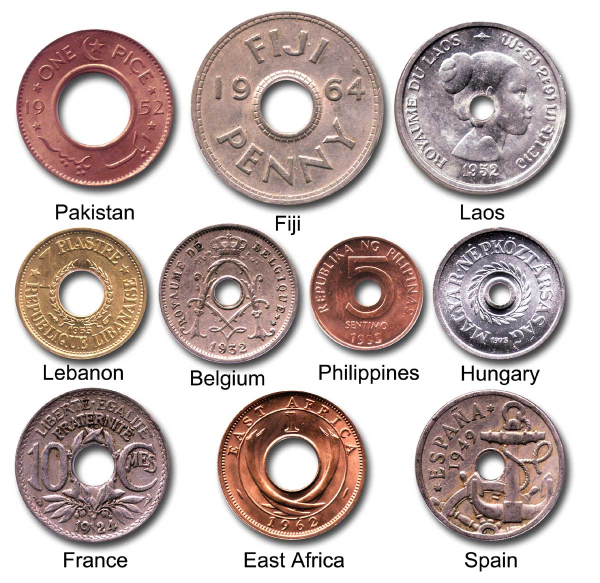
#> input picture 2/coins3.jpg, 1200 x 1166 px (shown at 1/2 size)
$ python cvis40A.py --image coins3.jpg   (Python 2 division)   (older library calls are emulated)
#> lines starting #> are read from the running program, lines starting #| are printed output that depends on the picture; after the words box and inside, x2 and y2 are one past the last pixel; in counts of white or black regions, pixels touching at a corner belong together
# Contour detection using Canny edge detection

import cv2
import numpy as np
import argparse

def shrink(image, maxWidth=300):
    w = image.shape[1]
    h = image.shape[0]
    if w <= maxWidth:
        return image
    newHeight = int(float(maxWidth)*h/w+0.5)
    return cv2.resize(image, (maxWidth, newHeight))

file_name = "bm.jpg"
blur = 9
lower = 30
upper = 150
resize = 'N'
ap = argparse.ArgumentParser()
ap.add_argument("-i", "--image",  required = False, help = "Path to the image")
ap.add_argument("-b", "--blur",   required = False, help = "Blurring neighbourhood")
ap.add_argument("-l", "--lower",  required = False, help = "Lower threshold")
ap.add_argument("-u", "--upper",  required = False, help = "Uppder threshold")
ap.add_argument("-r", "--resize", required = False, help = "Resize display Y/N")
args = vars(ap.parse_args())
print args
if not args['image']==None: file_name = args['image']
if not args['blur']==None: blur = int(args['blur'])
if not args['lower']==None: lower = int(args['lower'])
if not args['upper']==None: upper = int(args['upper'])
if not args['resize']==None: resize = args['resize']

print file_name, blur, lower, upper, resize

original_img = cv2.imread(file_name) # color image is needed later
#> original_img is the input picture: shape (1166, 1200, 3); mean B, G, R 180.3, 183.2, 197.8
img = cv2.cvtColor (original_img, cv2.COLOR_BGR2GRAY)
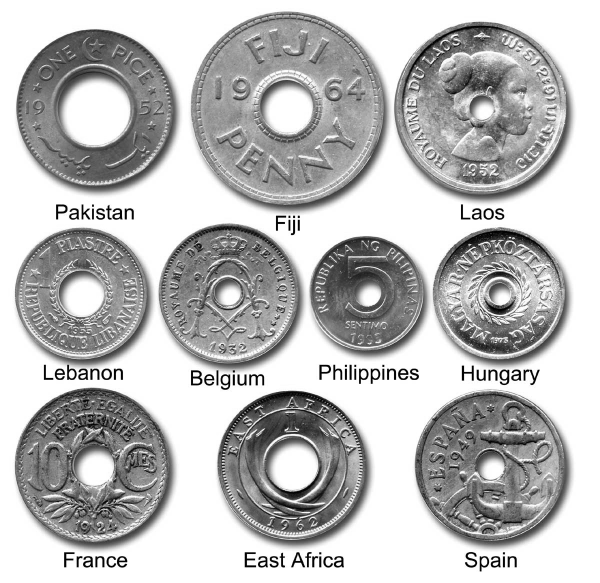
#> img: shape (1166, 1200) (shown at 1/2 size); min 0, max 255, mean 187.2
print img.shape
#| (1166, 1200)

blurred = cv2.GaussianBlur(img, (blur, blur), 0) # this parameter needs careful tuning

edges = cv2.Canny (blurred, 255, lower, upper)
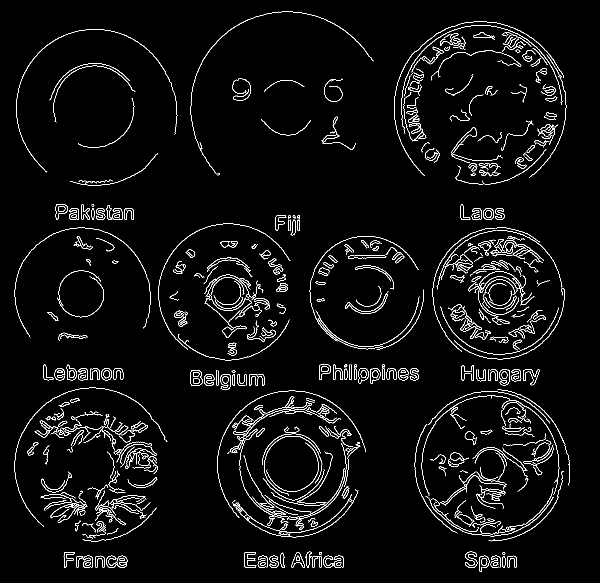
#> edges: shape (1166, 1200) (shown at 1/2 size); 3.8% white in thin lines or dots, all inside (x1, y1, x2, y2) = (29, 23, 1140, 1144)
print edges.shape
#| (1166, 1200)

# ** Finding contours is destructive to the image **
# Make a copy before fining contours
(junk_img, contours, hierarchy) = cv2.findContours(edges.copy(), cv2.RETR_EXTERNAL, cv2.CHAIN_APPROX_SIMPLE)
#> contours = 438 contours, 189 with area under 20; largest, box (x1, y1, x2, y2) and area: (464, 156, 502, 202) 1144, (381, 740, 405, 772) 646, (881, 943, 1014, 1012) 565, (690, 583, 777, 628) 494, (111, 408, 136, 440) 454
print "%d countours were found" %len(contours)
#| 438 countours were found

# Drawing contours also permanently alters the image
copied = original_img.copy()
cv2.drawContours(copied, contours, -1, (0, 255, 0), 2)
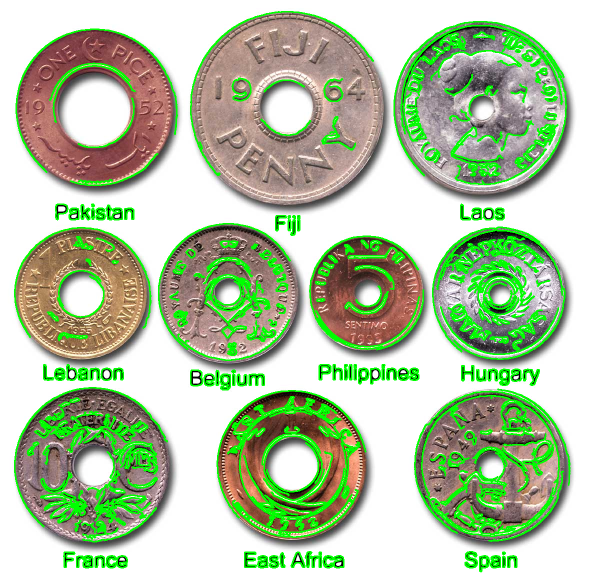
#> copied: shape (1166, 1200, 3) (shown at 1/2 size); 11.81% of pixels changed, all inside (x1, y1, x2, y2) = (28, 22, 1141, 1145)

if resize=='Y' or resize=='y':
    color_edges = cv2.cvtColor(edges, cv2.COLOR_GRAY2BGR)
    cv2.imshow("Canny Edges", np.vstack([shrink(original_img,500), shrink(color_edges,500), shrink(copied,500)]))
else:
    cv2.imshow("Original", original_img)
    cv2.imshow("Edges", edges)
    cv2.imshow("With Contours", copied)

cv2.waitKey(0)
cv2.destroyAllWindows()
